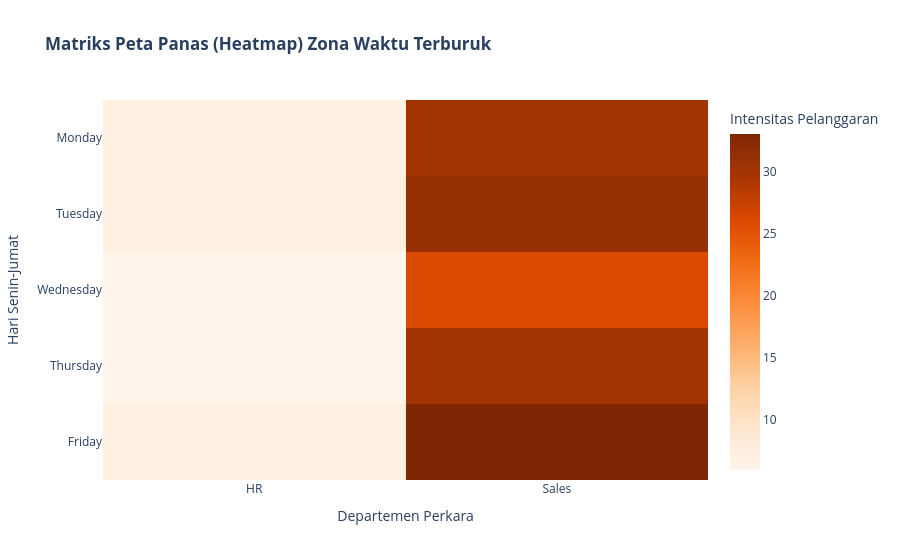

Notebook source saved alongside this figure:
### Markdown cell above
<div style="background-color: #f8f9fa; padding: 15px; border-left: 6px solid #ffc107; border-radius: 4px;">
<b>💰 Business Recommendation (Audit Overtime Tech & Ops):</b><br>
Tim **Tech (IT) dan Operations dikuras tenaganya melampaui toleransi perbudakan operasional normal**. Tingginya gunung batang jam tambahan (*Overtime*) menandakan dua skenario: (a) Pekerja Under-Staffed menderita penumpukan proyek, atau (b) Buruknya *Time Management* struktural. Di titik ini, Manajemen Keuangan akan lebih untung dengan cara merekrut +2 Karyawan IT baru dibandingkan merongrong brankas keuangan membayar lembur parsial yang menguap setiap hari!
</div>

### Code cell
# E. OPSIONAL: HEATMAP KETERLAMBATAN (MENCORET KALENDER INTENSITAS)
# Merubah data hari menjadi kategorikal urut
days_order = ['Monday', 'Tuesday', 'Wednesday', 'Thursday', 'Friday']
heatmap_df = merged_df[merged_df['late_flag'] == True].groupby(['day_name', 'department']).size().reset_index(name='late_freq')
heatmap_df['day_name'] = pd.Categorical(heatmap_df['day_name'], categories=days_order, ordered=True)

heatmap_pivot = heatmap_df.pivot_table(index='day_name', columns='department', values='late_freq', fill_value=0)

fig5 = px.imshow(heatmap_pivot, aspect="auto", color_continuous_scale='Oranges',
                 title='<b>Matriks Peta Panas (Heatmap) Zona Waktu Terburuk</b>',
                 labels=dict(x="Departemen Perkara", y="Hari Senin-Jumat", color="Intensitas Pelanggaran"))
fig5.show()

### Figure 1 — Plotly figure (JSON) as saved in the notebook; plotly's stock layout.template omitted (floating-point values rounded to 4 significant figures)
{"data": [{"coloraxis": "coloraxis", "hovertemplate": "Departemen Perkara: %{x}<br>Hari Senin-Jumat: %{y}<br>Intensitas Pelanggaran: %{z}<extra></extra>", "name": "0", "type": "heatmap", "x": ["HR", "Sales"], "xaxis": "x", "y": ["Monday", "Tuesday", "Wednesday", "Thursday", "Friday"], "yaxis": "y", "z": [[7, 30], [7, 31], [6, 26], [6, 30], [7, 33]]}], "layout": {"coloraxis": {"colorbar": {"title": {"text": "Intensitas Pelanggaran"}}, "colorscale": [[0, "rgb(255,245,235)"], [0.125, "rgb(254,230,206)"], [0.25, "rgb(253,208,162)"], [0.375, "rgb(253,174,107)"], [0.5, "rgb(253,141,60)"], [0.625, "rgb(241,105,19)"], [0.75, "rgb(217,72,1)"], [0.875, "rgb(166,54,3)"], [1, "rgb(127,39,4)"]]}, "title": {"text": "<b>Matriks Peta Panas (Heatmap) Zona Waktu Terburuk</b>"}, "xaxis": {"anchor": "y", "domain": [0, 1], "title": {"text": "Departemen Perkara"}}, "yaxis": {"anchor": "x", "autorange": "reversed", "domain": [0, 1], "title": {"text": "Hari Senin-Jumat"}}}}
